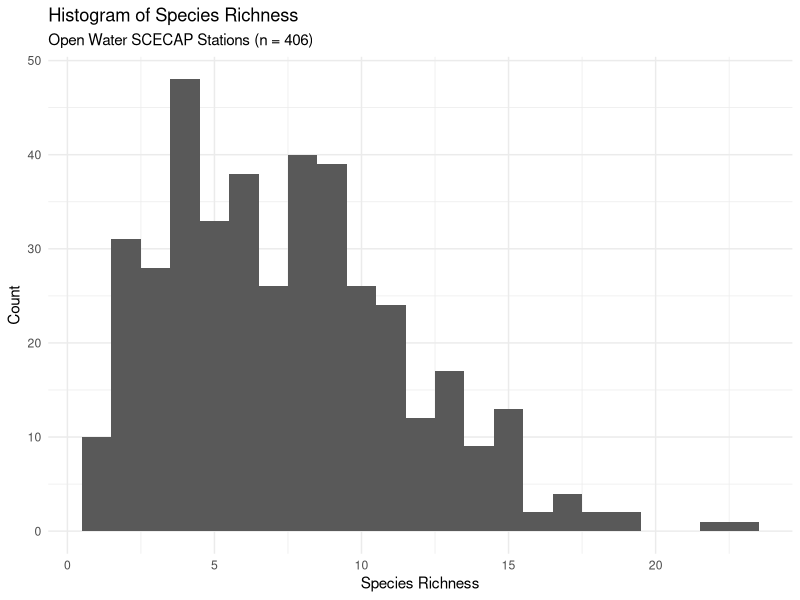
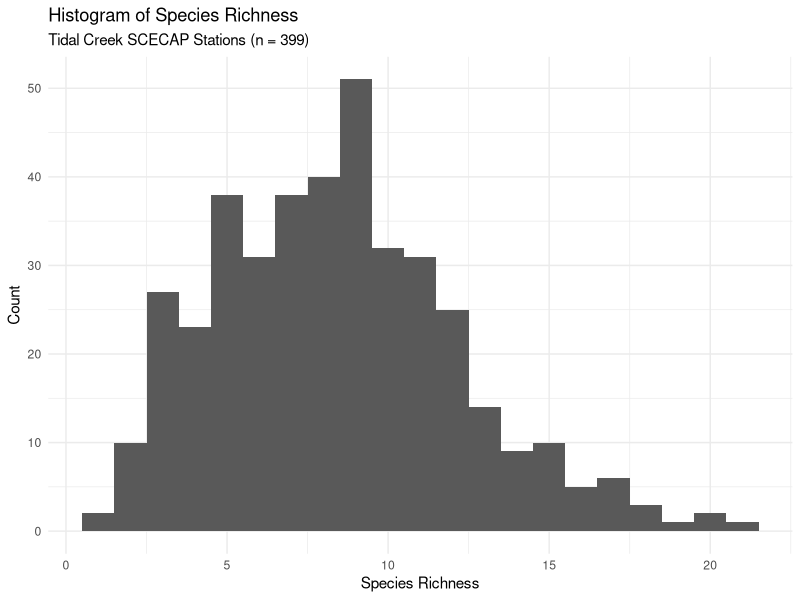
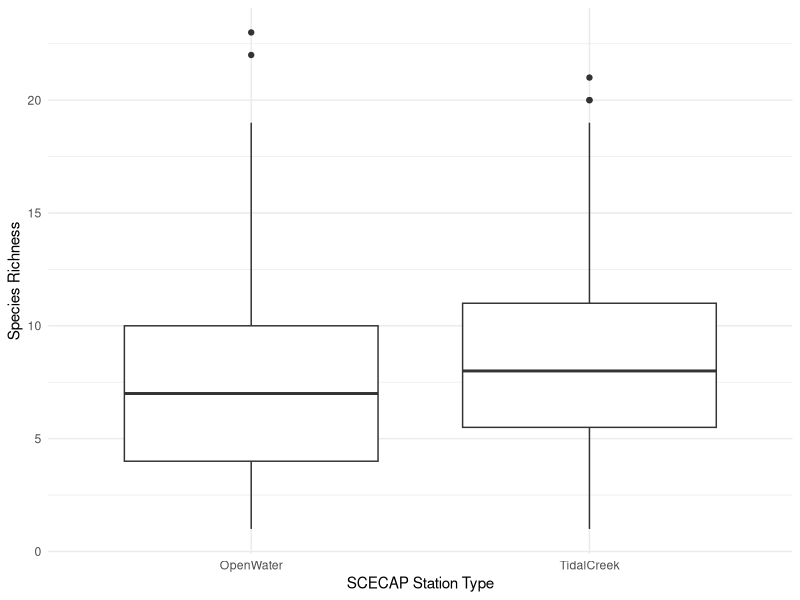

Source code (R) for these figures, in order: (Note: this script raises an error after producing the figures.)
## ---- chunk 1
library(ggplot2)
library(tidyverse)
## ---- chunk 2
#import trawl data

trawl <- read.csv("../data/trawl_species_data.csv")

#use dplyr to group summarize data to get species richness for each station

trawl_richness <- trawl %>% group_by(STATION_ID, STATION_TYPE, YEAR) %>% summarize(n_distinct(SP_CODE)) 

#rename columns

names(trawl_richness) <- c("STATION_ID", "STATION_TYPE", "YEAR","SP_RICHNESS")

#make histograms of to show distrubtion of species richness values at each site type 

sp_rich_openwater <- ggplot(data = subset(trawl_richness, STATION_TYPE == "OpenWater"), aes(SP_RICHNESS)) + 
  geom_histogram(binwidth=1) + 
  theme_minimal() + 
  labs(title = "Histogram of Species Richness", subtitle = "Open Water SCECAP Stations (n = 406)", y="Count", x = "Species Richness")

sp_rich_tidalcreek <- ggplot(data = subset(trawl_richness, STATION_TYPE == "TidalCreek"), aes(SP_RICHNESS)) + 
  geom_histogram(binwidth=1) + 
  theme_minimal() + 
  labs(title = "Histogram of Species Richness", subtitle = "Tidal Creek SCECAP Stations (n = 399)", y="Count", x = "Species Richness")

#make boxplot of species richness showing difference between two site types

sp_rich_box <- ggplot(data = trawl_richness, aes(x=STATION_TYPE, y=SP_RICHNESS)) + 
  geom_boxplot() + 
  theme_minimal() + 
  labs(y="Species Richness", x="SCECAP Station Type")

#export graphs

ggsave("../output/openwater_species_rich_hist.pdf", sp_rich_openwater)

ggsave("../output/tidalcreek_species_rich_hist.pdf", sp_rich_tidalcreek)

ggsave("../output/species_rich_boxplot.pdf", sp_rich_box)
## ---- chunk 3
#import scecap environmental data

scecap <- read.csv("../data/SCECAP_data.csv")


#join scecap environmental data with trawl species data

scecap_joined <- full_join(trawl_richness, scecap_env, by = "STATION_ID")

scecap_joined$BIBI_CP <- as.factor(scecap_joined$BIBI_CP)

plot(scecap_joined$SP_RICHNESS ~ scecap_joined$BIBI_CP)
